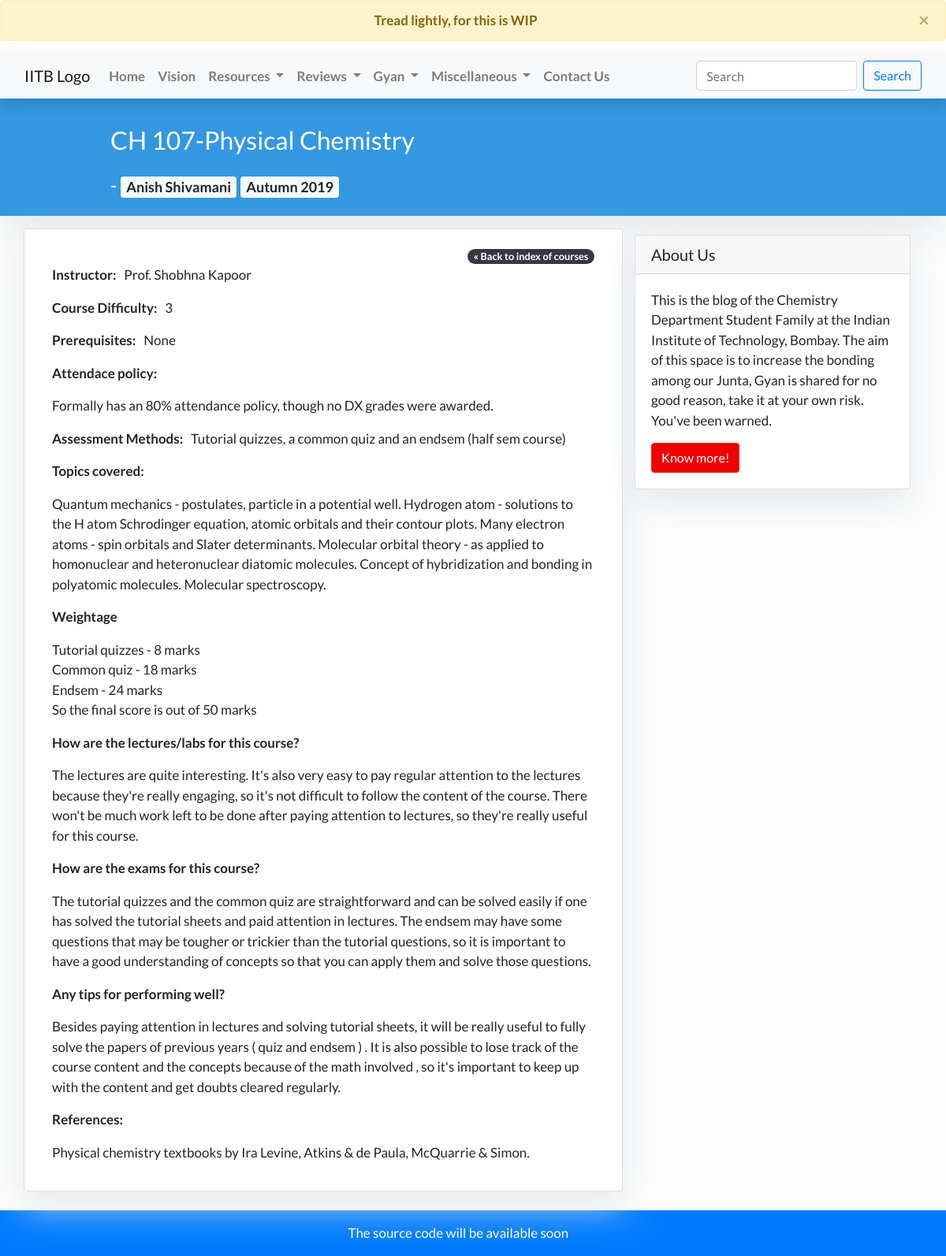
Page /review/CH107-1/ on the earlier database version.
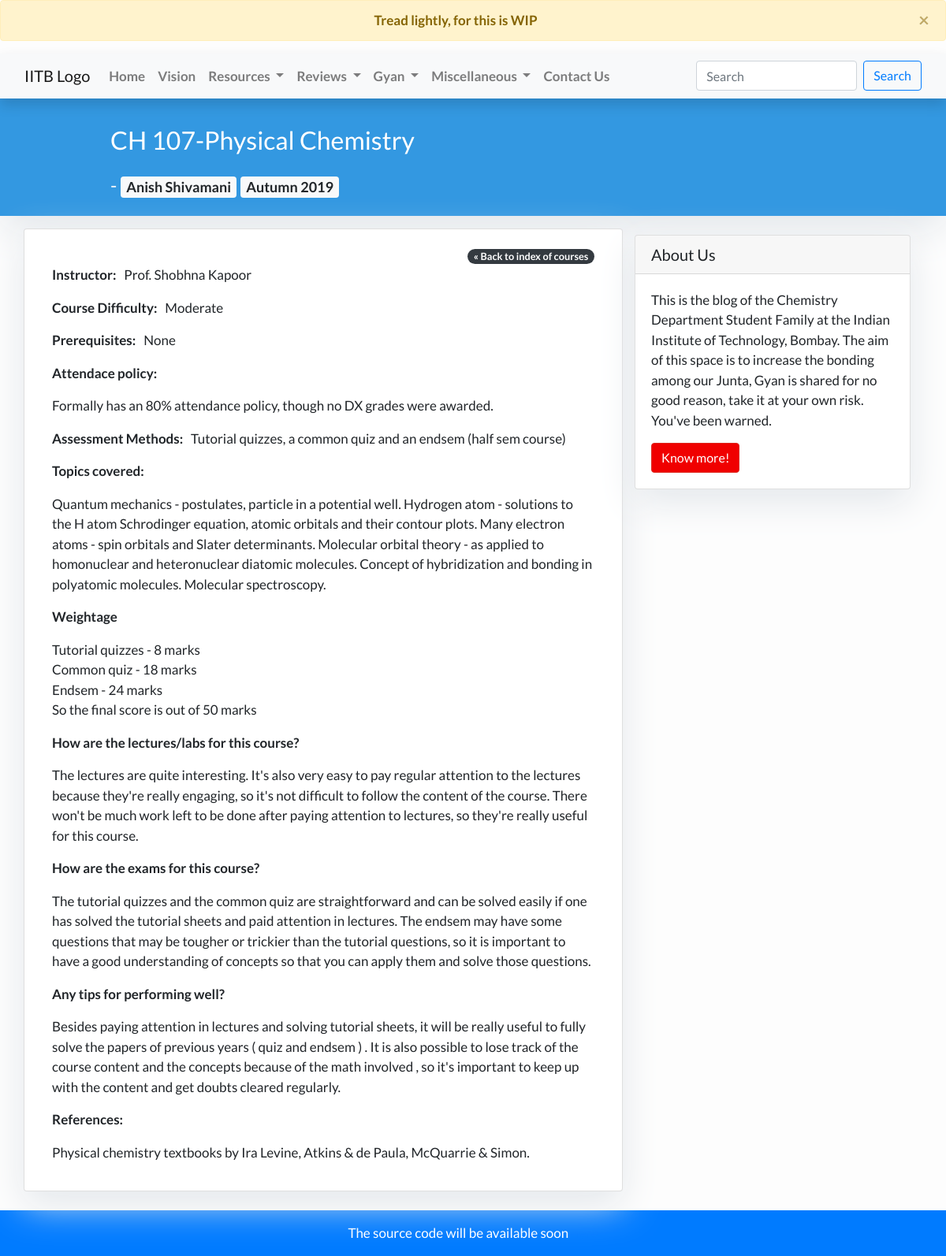
Same page on the later database version.
### feed/models.py (models this page shows, shortened)
class CourseReviewData(models.Model):
    class Difficulty(models.TextChoices):
        VERY_EASY = "very-easy", "Very-Easy"
        EASY = "easy", "Easy"
        MODERATE = "moderate", "Moderate"
        DIFFICULT = "difficult", "Difficult"
        VERY_DIFFICULT = "very-difficult", "Very-Difficult"
    course = models.ForeignKey('Course', on_delete=models.CASCADE)
    submitter = models.CharField(max_length=150, blank=True, null=True)
    submitter_email = models.EmailField()
    course_instructor = models.CharField(max_length=150)
    session = models.CharField(max_length=20)
    grade_awarded = models.CharField(max_length=2)
    course_difficulty = models.CharField(
        "Difficulty", max_length=20, choices=Difficulty.choices, default=Difficulty.MODERATE)
    pre_requisites = models.CharField(max_length=300)
    assesments_methods = models.TextField()
    topics_covered = models.TextField()
    weightage = models.TextField()
    lecture_lab_review = models.TextField()
    exam_review = models.TextField()
    performance_tips = models.TextField()
    references = models.TextField()
    slug = AutoSlugField(unique=True, always_update=False, populate_from="course")
    attendance_policy = models.CharField(
        max_length=150, default="80% attendace is required officially")

class Course(models.Model):
    class Semester(models.TextChoices):
        FIRST = "first", "First"
        SECOND = "second", "Second"
        THIRD = "third", "Third"
        FOURTH = "fourth", "Fourth"
        FIFTH = "fifth", "Fifth"
        SIXTH = "sixth", "Sixth"
        SEVENTH = "seventh", "Seventh"
        EIGHTH = "eighth", "Eighth"
        ELECTIVE = "elective", "Elective"
    code = models.CharField(max_length=6, unique=True)
    name = models.CharField(max_length=150)
    semester = models.CharField("Semester", max_length=20,
                                choices=Semester.choices, default=Semester.ELECTIVE)
    def __str__(self):
        return self.code + "-" + self.name

### feed/views.py (the view)
# urls.py: path('review/<slug:slug>/', views.CourseReview.as_view(), name='coursereview'),
class CourseReview(generic.DetailView):
    model = CourseReviewData
    template_name = 'feed/coursereview.html'

### feed/templates/feed/coursereview.html (shortened to what this page needs)
{% extends 'feed/base.html' %} {% block content %}
<header class="masthead">
  <div class="container">
      <div class="row">
          <div class=" col-md-8 col-md-10 mx-auto">
              <div class="site-heading">
                  <h2 class=" site-heading my-4 mt-3 text-white"> {{ object.course }} </h2>
                  <h4 class="text-light">
                    -
                    <span class="badge badge-light">{{ object.submitter }}</span>
                    <span class="badge badge-light">{{ object.session }}</span>
                  </h4>
              </div>
          </div>
      </div>
  </div>
</header>
<div class="container">
  <div class="row">
    <div class="col-md-8 card mb-4  mt-3 left  top">
      <div class="card-body">
        <div class="text-right">
          <a href="{% url 'coursereview_index' %}"
          class="badge badge-dark badge-pill">&laquo; Back to index of courses</a>
        </div>
        <p>
          <span class="font-weight-bold">Instructor: &nbsp;</span>
          {{ object.course_instructor }}
        </p>
        <p>
          <span class="font-weight-bold">Course Difficulty: &nbsp;</span>
          {{ object.course_difficulty|title }}
        </p>
        <p>
          <span class="font-weight-bold">Prerequisites: &nbsp;</span>
          {{ object.pre_requisites }}
        </p>
        <p>
          <span class="font-weight-bold">Attendace policy:</span><br/>
          {{ object.attendance_policy|linebreaks }}
        </p>
        <p>
          <span class="font-weight-bold">Assessment Methods: &nbsp;</span>
          {{ object.assesments_methods }}
        </p>
        <p>
          <span class="font-weight-bold">Topics covered: &nbsp;</span><br/>
          {{ object.topics_covered|linebreaks }}
        </p>
        <p>
          <span class="font-weight-bold">Weightage</span><br/>
          {{ object.weightage|linebreaks }}
        </p>
        <p>
          <span class="font-weight-bold">How are the lectures/labs for this course?</span><br/>
          {{ object.lecture_lab_review|linebreaks }}
        </p>
        <p>
          <span class="font-weight-bold">How are the exams for this course?</span><br/>
          {{ object.exam_review|linebreaks }}
        </p>
        <p>
          <span class="font-weight-bold">Any tips for performing well?</span><br/>
          {{ object.performance_tips|linebreaks }}
        </p>
        <p>
          <span class="font-weight-bold">References:</span><br/>
          {{ object.references|linebreaks }}
        </p>
      </div>
    </div>
    {% block sidebar %} {% include 'feed/sidebar.html' %} {% endblock sidebar %}
  </div>
</div>
{% endblock content %}

Differences in the rows shown:
changed CourseReviewData "Anish Shivamani": course_difficulty "3" → "Moderate"
